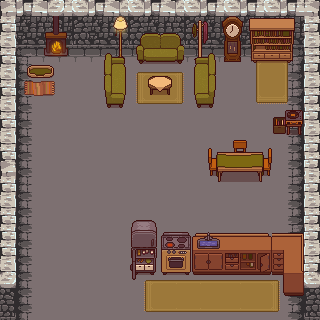

The image is a tile-based game level rendered from a .tmx file. Its description and source (layers, tilesets, objects; grid data summarised) follow:
An orthogonal 40x40 tile map with 8x8 px tiles, 4 tile layers (ground, wall, decorate, furniture), 3 tilesets and 3 objects.

<map version="1.10" tiledversion="1.11.2" orientation="orthogonal" renderorder="right-down" width="40" height="40" tilewidth="8" tileheight="8" infinite="0" nextlayerid="11" nextobjectid="5">
 <tileset firstgid="1" source="home.tsx" />
 <tileset firstgid="163" source="TopDownHouse_FurnitureState2.tsx" />
 <tileset firstgid="1099" source="地牢.tsx" />
 <layer id="1" name="ground" width="40" height="40">
  <data>[1600 cells, 1600 non-empty, 42 distinct tile ids]</data>
 </layer>
 <layer id="2" name="wall" width="40" height="40">
  <data>[1600 cells, 376 non-empty, 150 distinct tile ids]</data>
 </layer>
 <layer id="6" name="decorate" width="40" height="40">
  <data>[1600 cells, 104 non-empty, 96 distinct tile ids]</data>
 </layer>
 <layer id="4" name="furniture" width="40" height="40">
  <data>[1600 cells, 429 non-empty, 357 distinct tile ids]</data>
 </layer>
 <objectgroup id="9" name="spawn_points">
  <object id="1" x="20" y="127.5" width="96" height="96">
   <properties>
    <property name="mapId" value="random_dungeon" />
    <property name="type" value="portal" />
   </properties>
   <ellipse />
  </object>
  <object id="2" x="239.5" y="127">
   <properties>
    <property name="type" value="birthPoint" />
   </properties>
   <point />
  </object>
 </objectgroup>
 <objectgroup id="10" name="Collisions">
  <object id="3" x="1.5" y="320.5" width="317.5" height="4">
   <properties>
    <property name="type" value="collisions" />
   </properties>
  </object>
 </objectgroup>
</map>
